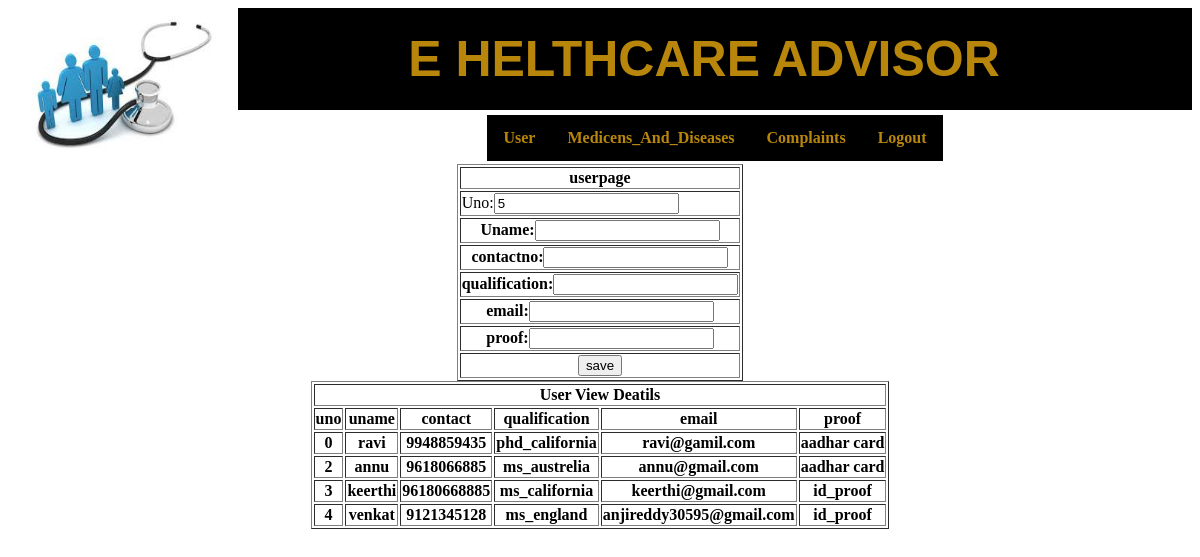
Page /adduser/ on the committed database.
### helth_admin/models.py (models this page shows)
class UserModel(models.Model):
    uno=models.IntegerField(primary_key=True)
    uname=models.CharField(max_length=30)
    contact=models.IntegerField()
    qualification=models.CharField(max_length=40)
    email=models.EmailField()
    proof=models.CharField(max_length=30)

### helth_admin/views.py (the view)
# urls.py: path('adduser/',views.addUser,name='adduser'),
def addUser(request):
    uform=UserForm
    uno=0
    try:
        res=UserModel.objects.all()[::-1][0]
        uno=res.uno+1
        return render(request, "adduser.html", {"form": uform, "value": UserModel.objects.all(), "idno": uno})
    except IndexError:
        uno=uno
        return render(request,"adduser.html")

### templates/adduser.html (shortened to what this page needs)
{% include 'title.html' %}
<form action="{% url 'savedata' %}" method="post">
<table align="center" border="1">
    <tr><th>userpage</th></tr>
    <tr><td>Uno:<input type="number" name="uno" value="{{ idno }}"></td></tr>
    <tr><th>Uname:{{ form.uname }}</th></tr>
    <tr><th>contactno:{{ form.contact }}</th></tr>
    <tr><th>qualification:{{ form.qualification }}</th></tr>
    <tr><th>email:{{ form.email }}</th></tr>
      <tr><th>proof:{{ form.proof }}</th></tr>
    <tr><th><button type="submit">save</button> </th></tr>
</table>
</form>
<table align="center" border="1">
    <tr><th colspan="6">User View Deatils</th></tr>
    <tr><th>uno</th>
        <th>uname</th>
        <th>contact</th>
        <th>qualification</th>
        <th>email</th>
        <th>proof</th>
    </tr>
    {% for x in value %}
        <tr><th>{{ x.uno }}</th>
        <th>{{ x.uname }}</th>
        <th>{{ x.contact }}</th>
        <th>{{ x.qualification }}</th>
        <th>{{ x.email }}</th>
        <th>{{ x.proof }}</th>
    </tr>
    {% endfor %}
</table>

### rows in the picture
UserModel: uno "0", uname "ravi", contact "9948859435", qualification "phd_california", email "ravi@gamil.com", proof "aadhar card"
UserModel: uno "2", uname "annu", contact "9618066885", qualification "ms_austrelia", email "annu@gmail.com", proof "aadhar card"
UserModel: uno "3", uname "keerthi", contact "96180668885", qualification "ms_california", email "keerthi@gmail.com", proof "id_proof"
UserModel: uno "4", uname "venkat", contact "9121345128", qualification "ms_england", email "anjireddy30595@gmail.com", proof "id_proof"
